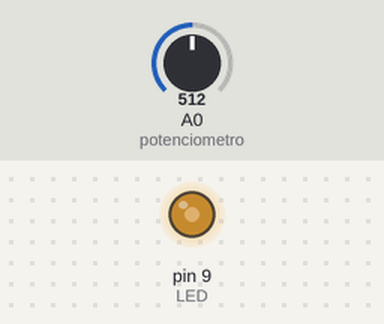
A sketch run on a simulated Arduino Uno, built with avr-gcc and run on an emulated ATmega328P. Shown: output pins drawn as LEDs (lit = HIGH). The test bench sets the inputs (shaded band); at power-on: A0 (potenciometro) = 512.

Above: at 1.2 s.
1.3 s: A0 (potenciometro) set to 716
At 2.5 s:
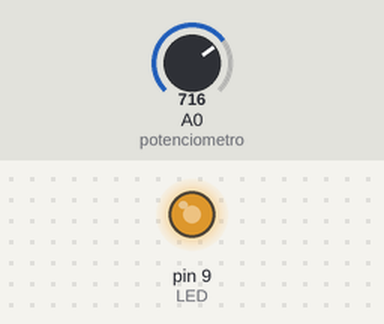
2.8 s: A0 (potenciometro) set to 900
At 3.8 s:
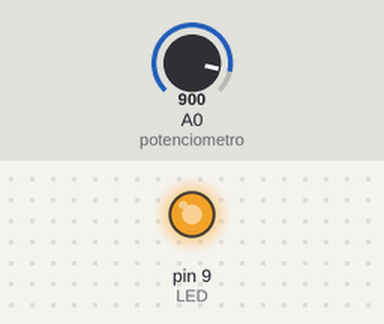
4.3 s: A0 (potenciometro) set to 122
At 4.9 s:
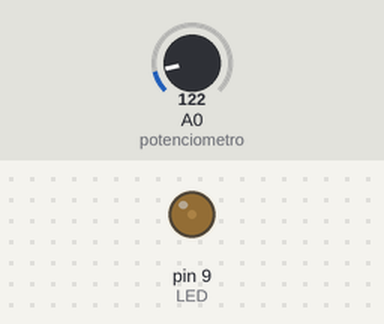
5.8 s: A0 (potenciometro) set to 0
At 6.1 s:
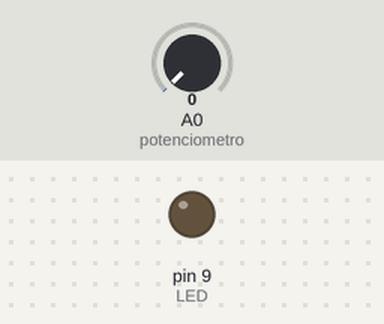
Timing chart, 0 to 8.3 s (numbered marks = the images above; inputs shaded):
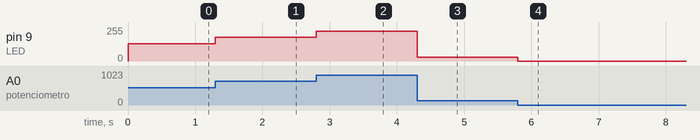

Measured:
- after the input at 1.3 s, pin 9 (LED): 128/255 → 179/255 at once
- after the input at 2.8 s, pin 9 (LED): 179/255 → 225/255 at once
- after the input at 4.3 s, pin 9 (LED): 225/255 → 30/255 at once
- after the input at 5.8 s, pin 9 (LED): 30/255 → 0/255 at once

The sketch:

Aula3.ino
```cpp
/*
Entender controle analogico(analogRead(), analogWrite())
Pratica: Potênciometro controla brilho do LED
AnalogRead ler de 0 a 1023 (0-1023) 2 bytes
AnalogWrite escreve de 0 a 255 (PWM) 1 byte
*/

float potenciometro = A0;
int LED = 9;

void setup(){
    pinMode(LED, OUTPUT);
    pinMode(potenciometro, INPUT);
}

void loop(){
    float valorPotenciometro = analogRead(potenciometro);
    float brilho = valorPotenciometro / 4; //1023 ÷ 4 ≈ 255
    analogWrite(LED, brilho);
}
```
